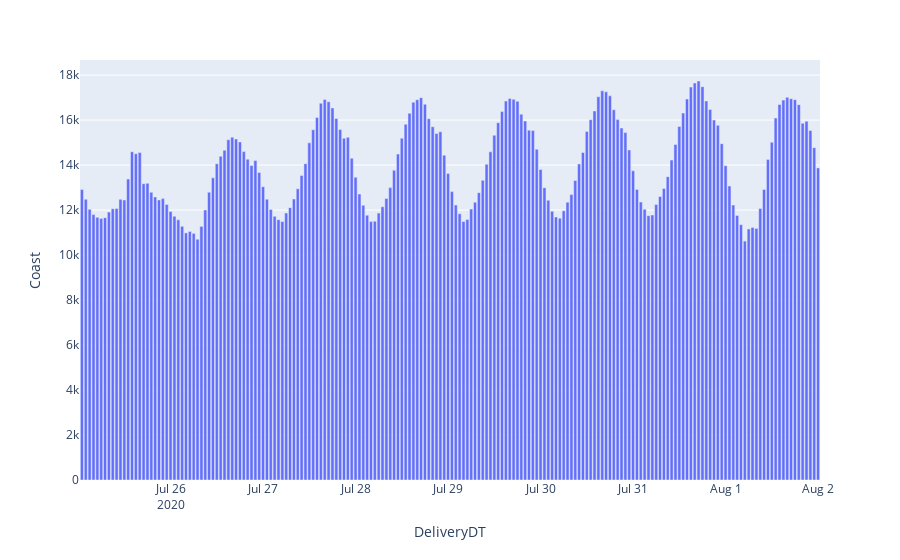

Source (notebook cell):
### Code cell
barfig = px.bar(load_fcst, x='DeliveryDT', y=load_fcst.Coast)
barfig.show()

### Figure 1 — Plotly figure (JSON) as saved in the notebook; plotly's stock layout.template omitted (floating-point values rounded to 4 significant figures; data arrays with more than 128 entries replaced by an {"elided": "..."} marker saying what was removed)
{"data": [{"alignmentgroup": "True", "hovertemplate": "DeliveryDT=%{x}<br>Coast=%{y}<extra></extra>", "legendgroup": "", "marker": {"color": "#636efa"}, "name": "", "offsetgroup": "", "orientation": "v", "showlegend": false, "textposition": "auto", "type": "bar", "x": {"elided": "192 str values"}, "xaxis": "x", "y": {"elided": "192 float values"}, "yaxis": "y"}], "layout": {"barmode": "relative", "legend": {"tracegroupgap": 0}, "margin": {"t": 60}, "xaxis": {"anchor": "y", "domain": [0, 1], "title": {"text": "DeliveryDT"}}, "yaxis": {"anchor": "x", "domain": [0, 1], "title": {"text": "Coast"}}}}
